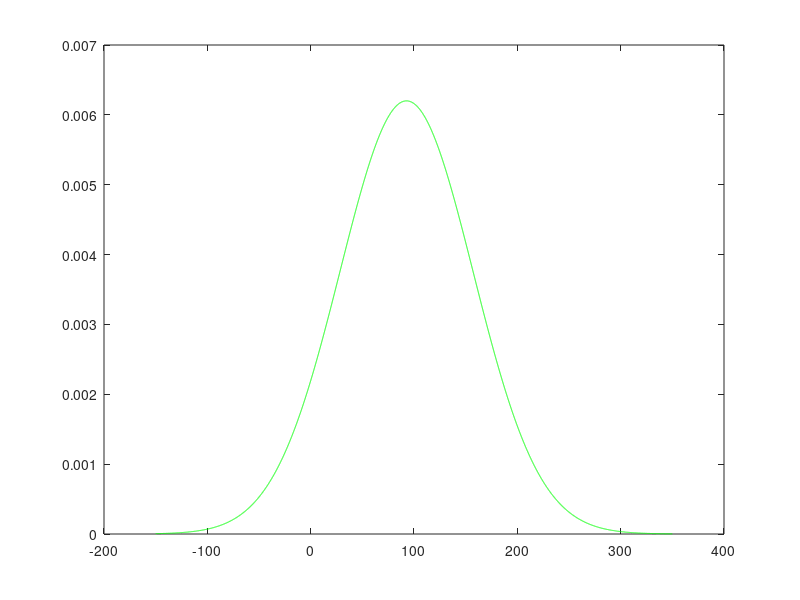

MATLAB code to generate this figure:
clear
z_bcs_har=random(makedist('TRIANGULAR','A',30,'B',36,'C',90),1,10000);
biocharef=normrnd(0.29,0.0353,1,10000);
ccontent=normrnd(0.66,0.0803,1,10000);
bc_yield=random(makedist('TRIANGULAR','A',0.11,'B',0.18,'C',0.53),1,10000);
cprice=normrnd(331.6,40.3197,1,10000);
yield=normrnd(6.1,2.9668,1,10000);
k=normrnd(25,15.1989,1,10000);
u=normrnd(0.2,0.0301,1,10000);
v=normrnd(13.4,1.6293,1,10000);

z_bcs_biotrans=k.*u;
z_bcs_bctrans=k.*u.*biocharef;
z_bcs_appli=v.*biocharef;
z_bcs_inv=random(makedist('TRIANGULAR','A',4.1,'B',4.8,'C',6.9),1,10000);
z_bcs_om=random(makedist('TRIANGULAR','A',17.9,'B',22.5,'C',27.2),1,10000);


tenergye=normrnd(0.71,0.1079,1,10000);
biolhv=normrnd(15,1.8239,1,10000);
lhv=normrnd(23,4.1949,1,10000);
p_gas=normrnd(10.6,1.2889,1,10000);
b_bcs_gas=p_gas.*((90*0.0036+biolhv).*tenergye-lhv.*biocharef);

t_bc=biocharef;
e_bcs_cap=biocharef.*ccontent*44/12;
b_bcs_yield_base=cprice.*yield.*bc_yield;
b_bcs_yield=b_bcs_yield_base/20.*t_bc;


decomp=normrnd(0.25,0.0912,1,10000);
z_biochar=z_bcs_har + z_bcs_biotrans + 10 + z_bcs_bctrans + z_bcs_appli + z_bcs_inv + z_bcs_om - b_bcs_gas - b_bcs_yield;
e_biochar=e_bcs_cap.*(1-decomp);
unitcost=z_biochar./e_biochar;

biomass_rice=random(makedist('TRIANGULAR','A',-0.09,'B',-0.0077,'C',0.056),1,10000);
biomass_wheat=random(makedist('TRIANGULAR','A',-0.2,'B',-0.04,'C',0.13),1,10000);
biomass_maize=random(makedist('TRIANGULAR','A',-0.29,'B',0.0028,'C',0.41),1,10000);
biomass_for=random(makedist('TRIANGULAR','A',0.11,'B',0.91,'C',1.92),1,10000);
biomass_er=random(makedist('TRIANGULAR','A',-0.043,'B',-0.0063,'C',0.415),1,10000);
biomass_grass=43;
biomass=(1+biomass_rice)*0.202+(1+biomass_wheat)*0.123+(1+biomass_maize)*0.309+(1+biomass_for)*0.232+(1+biomass_er)*0.66+biomass_grass*0.001+0.16;
tcr=e_biochar.*biomass;
x1=0:0.0001:0.9999;
x2=-150:0.05:349.95;
fx1=normpdf(x1,mean(e_biochar),std(e_biochar));
fx2=normpdf(x2,mean(unitcost),std(unitcost));
m_e_biochar=mean(e_biochar);
std_e_biochar=std(e_biochar);
m_e_biomass=mean(biomass);
std_e_biomass=std(biomass);
m_unitcost=mean(unitcost);
std_unitcost=std(unitcost);
m_tcr=mean(tcr);
std_tcr=std(tcr);
plot(x1,fx1,'g-');
plot(x2,fx2,'g-');




